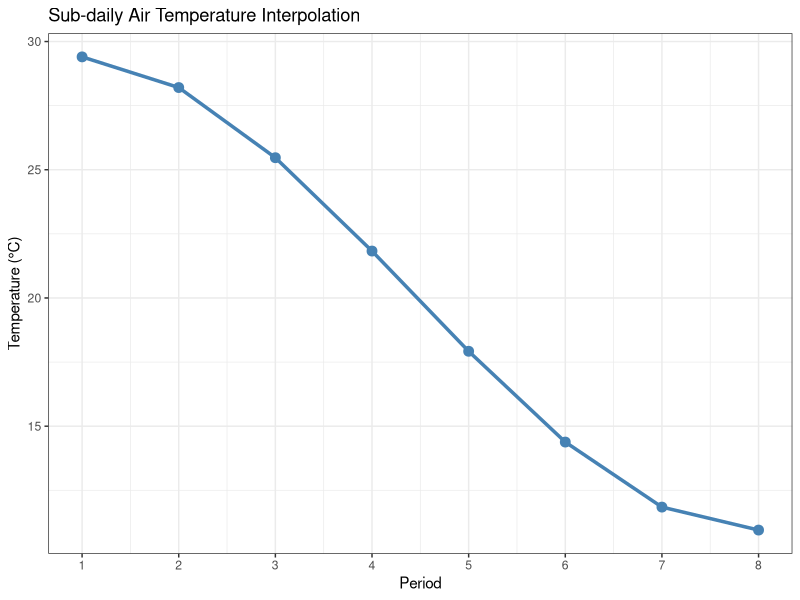

Source code (R):
## ---- chunk 1
library(ggplot2)

Tmin <- 10
Tmax <- 30

# Define 3-hour periods (1 to 8)
periods <- 1:8

# Calculate temperature range
range <- Tmax - Tmin

# Compute TRF and corresponding sub-daily temperatures
TRF <- 0.92105 + 0.1140 * periods - 0.0703 * periods^2 + 0.0053 * periods^3
T_subdaily <- Tmin + TRF * range

# Create a data frame for plotting
df <- data.frame(
    Hour = periods, # center of each 3-hour period
    Temperature = T_subdaily
)

# Plot
ggplot(df, aes(x = Hour, y = Temperature)) +
    geom_line(color = "steelblue", size = 1.2) +
    geom_point(size = 3, color = "steelblue") +
    scale_x_continuous(breaks = seq(0, 24, by = 3)) +
    labs(
        title = "Sub-daily Air Temperature Interpolation",
        x = "Period",
        y = "Temperature (°C)"
    ) +
    scale_x_continuous(breaks = 1:8) +
    theme_bw()

